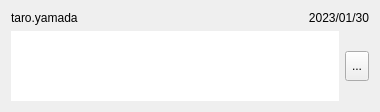
<?xml version="1.0" encoding="UTF-8"?>
<ui version="4.0">
 <class>chatComponent</class>
 <widget class="QWidget" name="chatComponent">
  <property name="enabled">
   <bool>true</bool>
  </property>
  <property name="geometry">
   <rect>
    <x>0</x>
    <y>0</y>
    <width>380</width>
    <height>112</height>
   </rect>
  </property>
  <property name="sizePolicy">
   <sizepolicy hsizetype="Preferred" vsizetype="Fixed">
    <horstretch>0</horstretch>
    <verstretch>0</verstretch>
   </sizepolicy>
  </property>
  <property name="windowTitle">
   <string>Form</string>
  </property>
  <layout class="QVBoxLayout" name="verticalLayout">
   <item>
    <layout class="QHBoxLayout" name="horizontalLayout_2">
     <item>
      <widget class="QLabel" name="l_sender">
       <property name="text">
        <string>taro.yamada</string>
       </property>
      </widget>
     </item>
     <item>
      <widget class="QLabel" name="l_date">
       <property name="text">
        <string>2023/01/30</string>
       </property>
       <property name="alignment">
        <set>Qt::AlignRight|Qt::AlignTrailing|Qt::AlignVCenter</set>
       </property>
      </widget>
     </item>
    </layout>
   </item>
   <item>
    <layout class="QHBoxLayout" name="horizontalLayout">
     <property name="sizeConstraint">
      <enum>QLayout::SetMinimumSize</enum>
     </property>
     <item>
      <widget class="QPlainTextEdit" name="te_message">
       <property name="enabled">
        <bool>true</bool>
       </property>
       <property name="sizePolicy">
        <sizepolicy hsizetype="Expanding" vsizetype="Minimum">
         <horstretch>0</horstretch>
         <verstretch>0</verstretch>
        </sizepolicy>
       </property>
       <property name="maximumSize">
        <size>
         <width>16777215</width>
         <height>70</height>
        </size>
       </property>
       <property name="frameShape">
        <enum>QFrame::NoFrame</enum>
       </property>
       <property name="frameShadow">
        <enum>QFrame::Sunken</enum>
       </property>
       <property name="readOnly">
        <bool>true</bool>
       </property>
      </widget>
     </item>
     <item>
      <widget class="QToolButton" name="tb_delComponent">
       <property name="sizePolicy">
        <sizepolicy hsizetype="Fixed" vsizetype="Fixed">
         <horstretch>0</horstretch>
         <verstretch>0</verstretch>
        </sizepolicy>
       </property>
       <property name="maximumSize">
        <size>
         <width>30</width>
         <height>30</height>
        </size>
       </property>
       <property name="text">
        <string>...</string>
       </property>
      </widget>
     </item>
    </layout>
   </item>
  </layout>
 </widget>
 <resources/>
 <connections/>
</ui>
